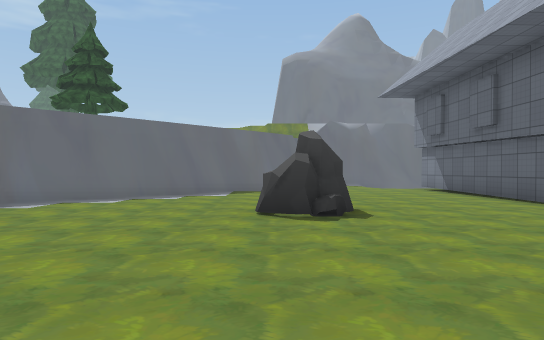
[1] (above)

17 first-person views from a walk through a Unity game level. The camera is 1.3 m above the floor, looks level and sees 75° across. The floor is counted in squares, 2 m on a side. Each view is taken from the middle of a square. On the plan, view 1 faces up. The plan holds only what a view shows up to about 10 squares ahead; the rest is blank. The place goes on beyond the plan. The player character is not drawn. Some animated figures are left out. Some surface patterns are stand-ins.

[2]
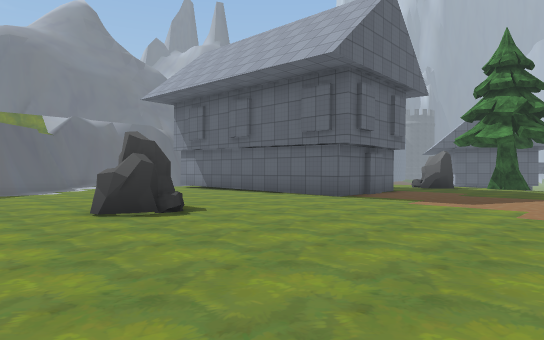

[3]
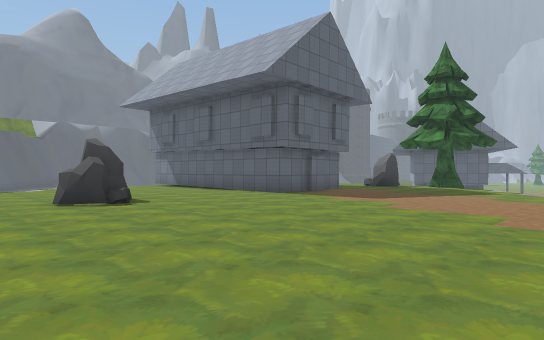

[4]
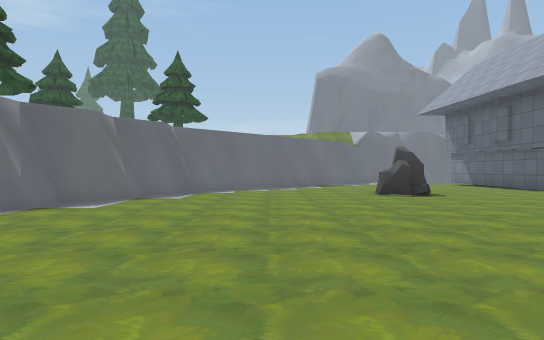

[5]
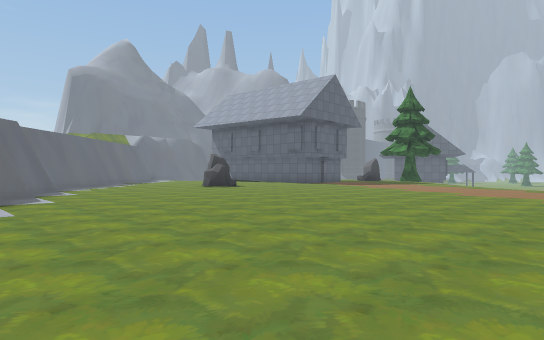

[6]
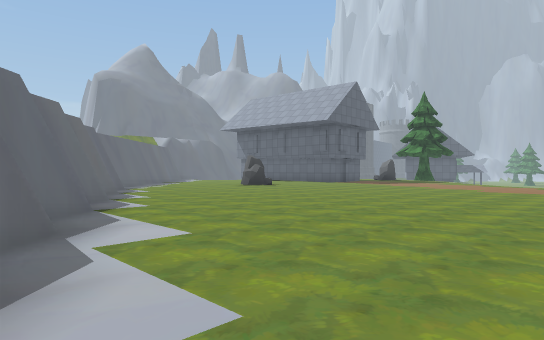

[7]
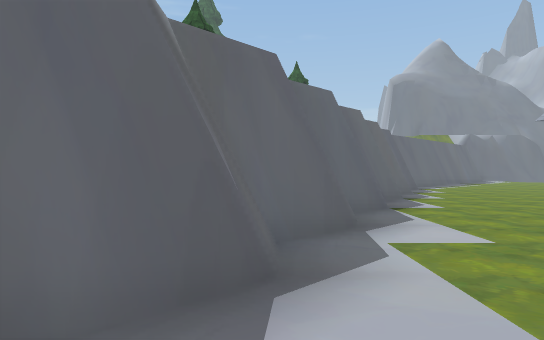

[8]
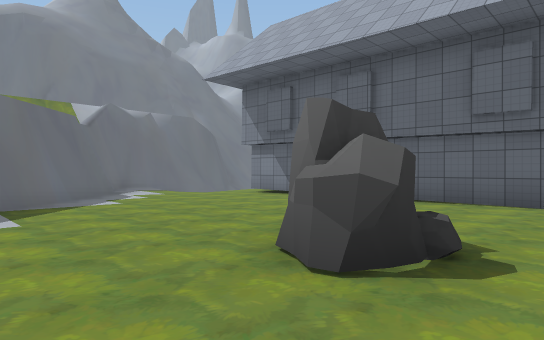

[9]
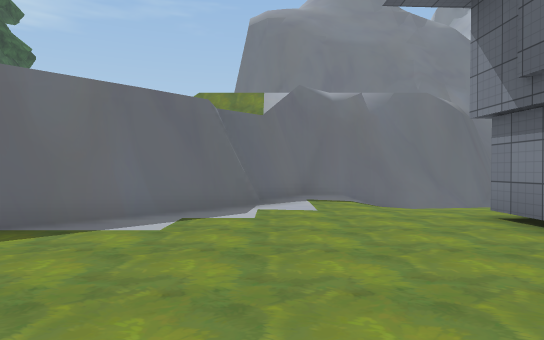

[10]
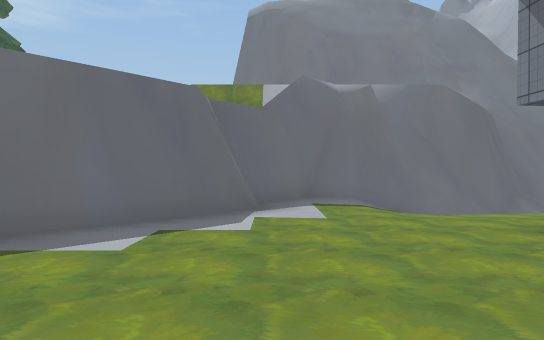

[11]
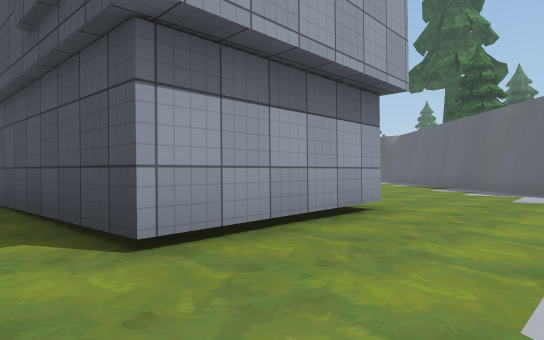

[12]
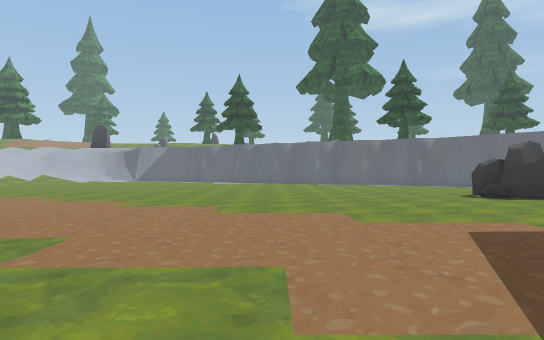

[13]
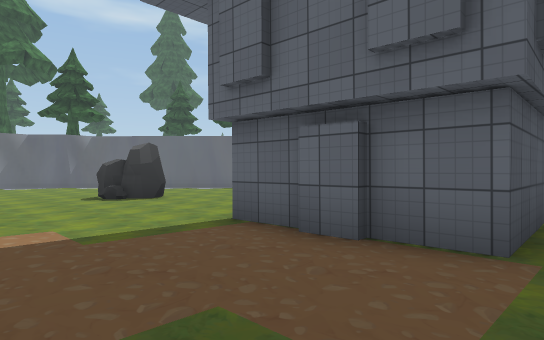

[14]
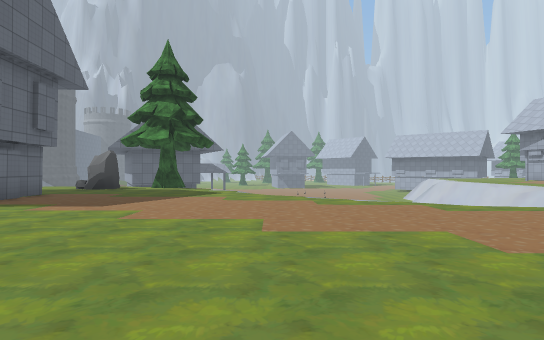

[15]
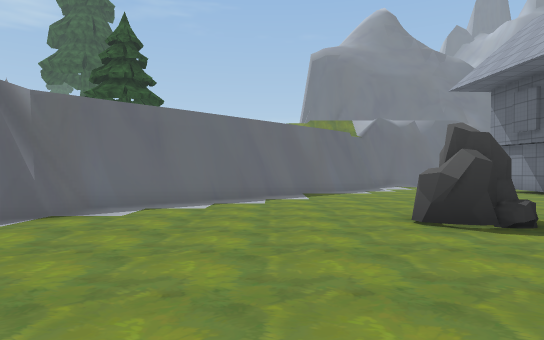

[16]
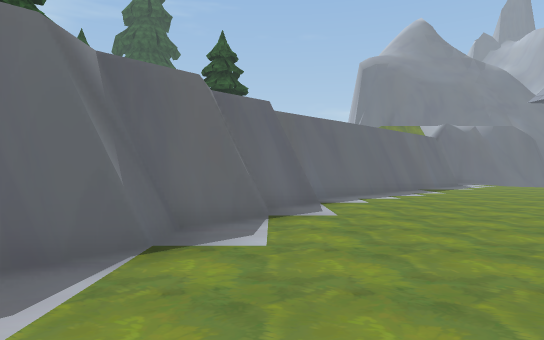

[17]
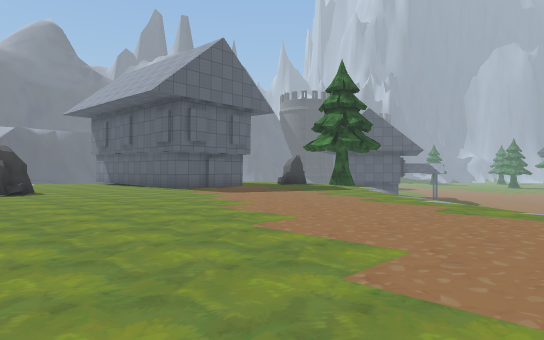

### Floor plan
Key: @ floor where view 1 was taken; # wall or solid block; . main floor; : floor 6 m higher than the main floor; / step, stairs or slope; = window, fence, low wall or low ledge; v drop or lower ground; O other object.
Columns run from 11 left of view 1 to 9 right of it. Each row starts with its distance up from view 1.
 18            :::    :v#
 17            ////vv###/
 16              v####=
 15             v#./
 14             #..//////
 13            v#........
 12           v#....OOOO.
 11          v#.....O  O.
 10         v#......OO O.
  9        v#.......OO O
  8       v#........OO O
  7      v#.........O  O
  6      ##....OO...OO O.
  5     v#.....OO....OOO.
  4     ##...............
  3     #................
  2    ##................
  1   v#.................
  0   ##.......@.........
 -1  v#.................
 -2  ##................/
 -3 v#.................
 -4 ##................/
 -5 #................/
 -6  .......  ..... ./

Positions as (right, up) in squares from view 1, and headings:
1: (0, 0), facing up
2: (-2, 0), facing up-right
3: (-2, -2), facing up-right
4: (-3, -4), facing up
5: (-8, -6), facing up-right
6: (-10, -6), facing up-right
7: (-10, -6), facing up
8: (-2, 4), facing up-right
9: (2, 7), facing up
10: (2, 8), facing up
11: (9, 14), facing down-left
12: (9, 0), facing left
13: (9, 2), facing up-left
14: (-1, -1), facing right
15: (-2, 1), facing up
16: (-6, -1), facing up
17: (-1, -6), facing up-right
